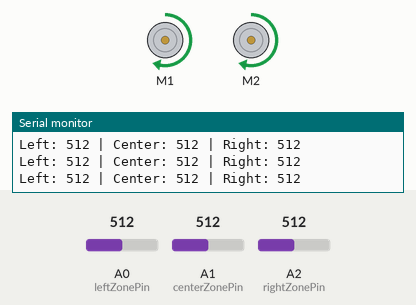
The sketch below on a simulated Arduino Uno, built with avr-gcc and run on an emulated ATmega328P. Shown: 2 × DC motor (green arrow = forward, orange = backward, longer = faster), the last lines printed to the serial monitor. The test bench sets the inputs (shaded band); at power-on: A1 (centerZonePin) = 512, A2 (rightZonePin) = 512, A0 (leftZonePin) = 512.

Above: at 1.2 s.
1.3 s: A1 (centerZonePin) set to 520
At 1.7 s:
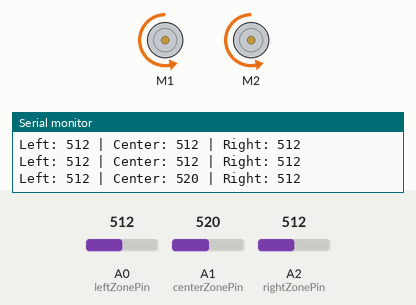
4.3 s: A2 (rightZonePin) set to 716
At 6.2 s:
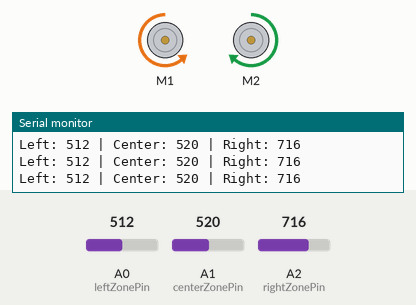
6.5 s: A0 (leftZonePin) set to 106
9.5 s: A0 (leftZonePin) set to 89
11.0 s: A2 (rightZonePin) set to 532
14.0 s: A2 (rightZonePin) set to 512
At 14.4 s:
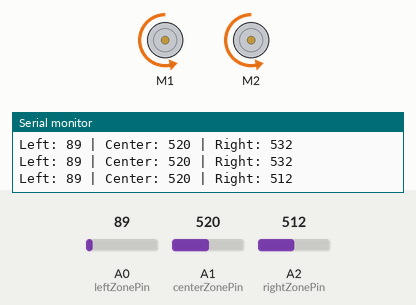
Timing chart, 0 to 18.0 s (numbered marks = the images above; inputs shaded):
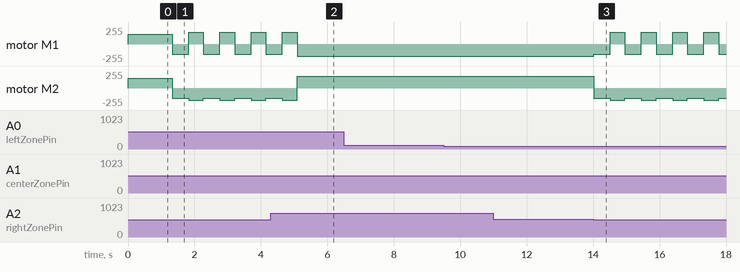

The sketch:

light_avoiding_robot.ino
```cpp
#include <AFMotor.h>  // Include the Adafruit Motor Shield V1 library

// --- SENSOR PIN DEFINITIONS ---
// The shield leaves analog pins A0 to A5 entirely open for sensor inputs.
const int leftZonePin   = A0;
const int centerZonePin = A1;
const int rightZonePin  = A2;

// --- MOTOR CONFIGURATION ---
// Connect your 2 DC motors to terminals M1 and M2 on the L293D shield
AF_DCMotor motorLeft(1);  // Left Motor on terminal M1
AF_DCMotor motorRight(2); // Right Motor on terminal M2

// --- TUNING CONFIGURATION ---
const int threshold = 40;  // Sensitivity: Min difference in light to trigger a turn
const int baseSpeed = 150; // Normal cruising speed (0 to 255)
const int turnSpeed = 180; // Speed during sharp pivot turns (0 to 255)

void setup() {
  // Start Serial Monitor for debugging sensor readings
  Serial.begin(9600);
  Serial.println("Light Avoider Robot Initialized!");

  // Initialize motor states
  motorLeft.setSpeed(baseSpeed);
  motorRight.setSpeed(baseSpeed);

  motorLeft.run(RELEASE);  // Stop motors initially
  motorRight.run(RELEASE);
}

void loop() {
  // Read current light values from each sensor zone
  int lightLeft   = analogRead(leftZonePin);
  int lightCenter = analogRead(centerZonePin);
  int lightRight  = analogRead(rightZonePin);

  // Print values to the Serial Monitor to help you calibrate
  Serial.print("Left: ");   Serial.print(lightLeft);
  Serial.print(" | Center: "); Serial.print(lightCenter);
  Serial.print(" | Right: ");  Serial.println(lightRight);

  // --- LIGHT AVOIDING LOGIC ---
  // (Assumes a HIGHER analog value means MORE light.
  // If your specific LDR setup reads lower values in bright light, reverse the '>' symbols to '<')

  // Scenario 1: Bright light detected directly in front -> Backup and pivot away
  if (lightCenter > lightLeft && lightCenter > lightRight && lightCenter > 400) {
    moveBackward();
    delay(500);
    turnRight();
    delay(400);
  }
  // Scenario 2: Stronger light on the Left -> Turn Right to avoid it
  else if (lightLeft > lightRight && (lightLeft - lightRight) > threshold) {
    turnRight();
  }
  // Scenario 3: Stronger light on the Right -> Turn Left to avoid it
  else if (lightRight > lightLeft && (lightRight - lightLeft) > threshold) {
    turnLeft();
  }
  // Scenario 4: Shadows/even lighting -> Drive straight forward into the darker path
  else {
    moveForward();
  }

  delay(40); // Small pause for loop processing stability
}

// --- MOVEMENT HELPER FUNCTIONS ---

void moveForward() {
  motorLeft.setSpeed(baseSpeed);
  motorRight.setSpeed(baseSpeed);
  motorLeft.run(FORWARD);
  motorRight.run(FORWARD);
}

void moveBackward() {
  motorLeft.setSpeed(baseSpeed);
  motorRight.setSpeed(baseSpeed);
  motorLeft.run(BACKWARD);
  motorRight.run(BACKWARD);
}

void turnLeft() {
  motorLeft.setSpeed(turnSpeed);
  motorRight.setSpeed(turnSpeed);
  // Left wheel moves backward, right wheel moves forward to pivot sharply away from light
  motorLeft.run(BACKWARD);
  motorRight.run(FORWARD);
}

void turnRight() {
  motorLeft.setSpeed(turnSpeed);
  motorRight.setSpeed(turnSpeed);
  // Right wheel moves backward, left wheel moves forward to pivot sharply away from light
  motorLeft.run(FORWARD);
  motorRight.run(BACKWARD);
}

void stopRobot() {
  motorLeft.run(RELEASE);
  motorRight.run(RELEASE);
}
```

Measured:
- the behaviour switches between 512 and 513 on A1 (centerZonePin) (found by bisection; images 0 and 1)
- the behaviour switches between 520 and 519 on A2 (rightZonePin) (found by bisection; images 2 and 3)
- after the input at 1.3 s, motor M1: alternates forward 180/255 for 0.44 s and backward 150/255 for 0.50 s, starting at once; motor M2: alternates backward 180/255 for 0.44 s and backward 150/255 for 0.50 s, starting at once
- after the input at 14.0 s, motor M1: alternates forward 180/255 for 0.44 s and backward 150/255 for 0.50 s, starting at once; motor M2: alternates backward 180/255 for 0.44 s and backward 150/255 for 0.50 s, starting at once
